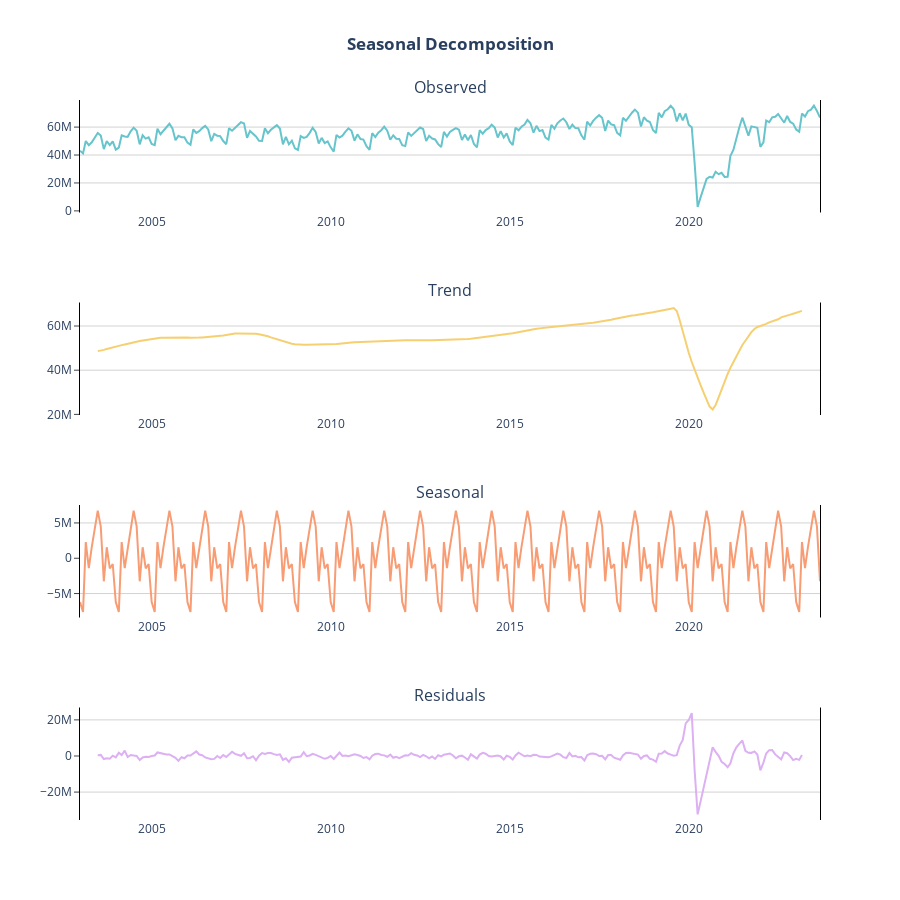

The notebook cell this image was saved under:
### Code cell
def plot_seasonal_decompose(result:DecomposeResult, dates:pd.Series=None, title:str="Seasonal Decomposition"):
    x_values = dates if dates is not None else np.arange(len(result.observed))
    cols = px.colors.qualitative.Pastel    
    return (
        make_subplots(
            rows=4,
            cols=1,
            subplot_titles=["Observed", "Trend", "Seasonal", "Residuals"],
        )
        .add_trace(
            go.Scatter(x=x_values, y=result.observed, mode="lines", name='Observed', marker=dict(color=cols[0])),
            row=1,
            col=1,
        )
        .add_trace(
            go.Scatter(x=x_values, y=result.trend, mode="lines", name='Trend', marker=dict(color=cols[1])),
            row=2,
            col=1,
        )
        .add_trace(
            go.Scatter(x=x_values, y=result.seasonal, mode="lines", name='Seasonal', marker=dict(color=cols[2])),
            row=3,
            col=1,
        )
        .add_trace(
            go.Scatter(x=x_values, y=result.resid, mode="lines", name='Residual', marker=dict(color=cols[3])),
            row=4,
            col=1,
        )
        .update_layout(
            height=900, title=f'<b>{title}</b>', margin={'t':100}, title_x=0.5, showlegend=False
        )
    )
seasonal_df = pd.DataFrame(df.groupby(['date'])['Dom_Pax'].apply("mean"))

decomposition = seasonal_decompose(seasonal_df['Dom_Pax'], model='additive', period=12)
fig = plot_seasonal_decompose(decomposition, dates=seasonal_df.index)

fig.update_layout(plot_bgcolor='white')
fig.update_yaxes(
    mirror=True,
    ticks='outside',
    showline=True,
    linecolor='black',
    gridcolor='lightgrey',
    title=''
)

fig.show()

### Figure 1 — Plotly figure (JSON) as saved in the notebook; plotly's stock layout.template omitted (floating-point values rounded to 4 significant figures; data arrays with more than 128 entries replaced by an {"elided": "..."} marker saying what was removed)
{"data": [{"marker": {"color": "rgb(102, 197, 204)"}, "mode": "lines", "name": "Observed", "type": "scatter", "x": {"elided": "249 str values"}, "xaxis": "x", "y": {"elided": "249 int values"}, "yaxis": "y"}, {"marker": {"color": "rgb(246, 207, 113)"}, "mode": "lines", "name": "Trend", "type": "scatter", "x": {"elided": "249 str values"}, "xaxis": "x2", "y": {"elided": "249 float values"}, "yaxis": "y2"}, {"marker": {"color": "rgb(248, 156, 116)"}, "mode": "lines", "name": "Seasonal", "type": "scatter", "x": {"elided": "249 str values"}, "xaxis": "x3", "y": {"elided": "249 float values"}, "yaxis": "y3"}, {"marker": {"color": "rgb(220, 176, 242)"}, "mode": "lines", "name": "Residual", "type": "scatter", "x": {"elided": "249 str values"}, "xaxis": "x4", "y": {"elided": "249 float values"}, "yaxis": "y4"}], "layout": {"annotations": [{"font": {"size": 16}, "showarrow": false, "text": "Observed", "x": 0.5, "xanchor": "center", "xref": "paper", "y": 1, "yanchor": "bottom", "yref": "paper"}, {"font": {"size": 16}, "showarrow": false, "text": "Trend", "x": 0.5, "xanchor": "center", "xref": "paper", "y": 0.7188, "yanchor": "bottom", "yref": "paper"}, {"font": {"size": 16}, "showarrow": false, "text": "Seasonal", "x": 0.5, "xanchor": "center", "xref": "paper", "y": 0.4375, "yanchor": "bottom", "yref": "paper"}, {"font": {"size": 16}, "showarrow": false, "text": "Residuals", "x": 0.5, "xanchor": "center", "xref": "paper", "y": 0.1562, "yanchor": "bottom", "yref": "paper"}], "height": 900, "margin": {"t": 100}, "plot_bgcolor": "white", "showlegend": false, "title": {"text": "<b>Seasonal Decomposition</b>", "x": 0.5}, "xaxis": {"anchor": "y", "domain": [0, 1]}, "xaxis2": {"anchor": "y2", "domain": [0, 1]}, "xaxis3": {"anchor": "y3", "domain": [0, 1]}, "xaxis4": {"anchor": "y4", "domain": [0, 1]}, "yaxis": {"anchor": "x", "domain": [0.8438, 1], "gridcolor": "lightgrey", "linecolor": "black", "mirror": true, "showline": true, "ticks": "outside", "title": {"text": ""}}, "yaxis2": {"anchor": "x2", "domain": [0.5625, 0.7188], "gridcolor": "lightgrey", "linecolor": "black", "mirror": true, "showline": true, "ticks": "outside", "title": {"text": ""}}, "yaxis3": {"anchor": "x3", "domain": [0.2812, 0.4375], "gridcolor": "lightgrey", "linecolor": "black", "mirror": true, "showline": true, "ticks": "outside", "title": {"text": ""}}, "yaxis4": {"anchor": "x4", "domain": [0, 0.1562], "gridcolor": "lightgrey", "linecolor": "black", "mirror": true, "showline": true, "ticks": "outside", "title": {"text": ""}}}}
